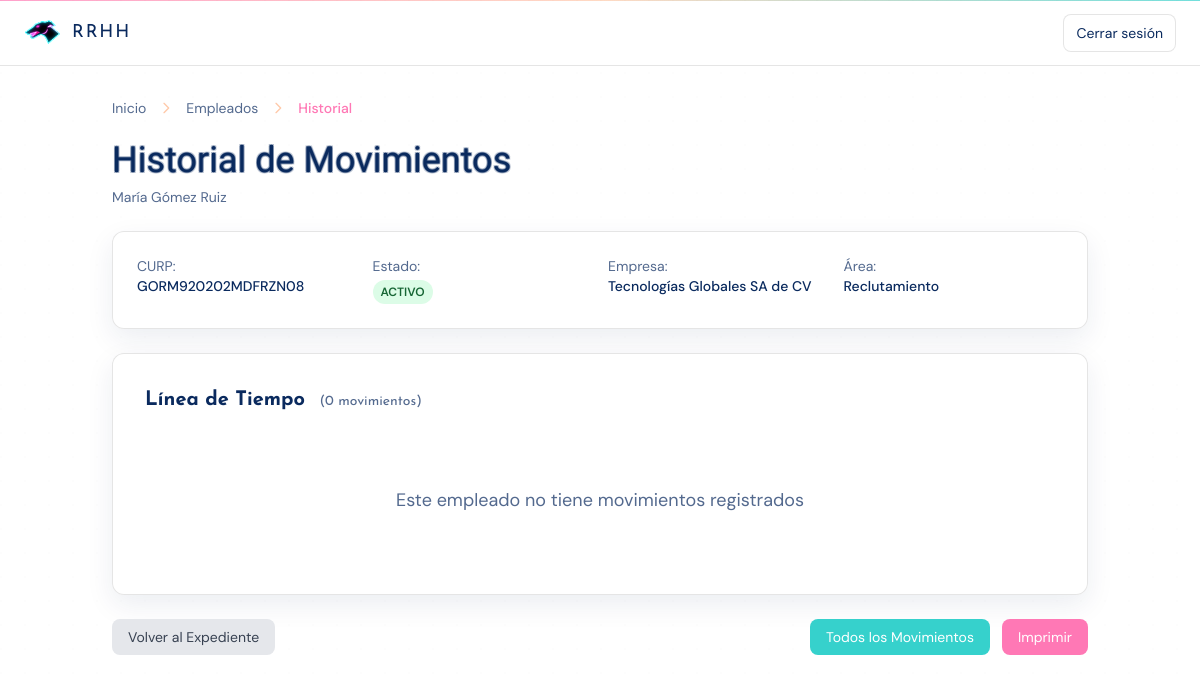
Screenshot of /index.php?controller=movimiento&action=historial&id_empleado=2 (signed in) with the database file from the repository.
### tables this page shows
CREATE TABLE `empleados` (
  `id_empleado` int(11) NOT NULL COMMENT 'Identificador del empleado',
  `id_usuario` int(11) DEFAULT NULL COMMENT 'Usuario del sistema (si aplica)',
  `id_puesto` int(11) NOT NULL COMMENT 'Puesto actual',
  `id_turno` int(11) DEFAULT NULL COMMENT 'Turno asignado',
  `id_ubicacion` int(11) DEFAULT NULL COMMENT 'Ubicación de trabajo',
  `nombre` varchar(120) NOT NULL COMMENT 'Nombre completo',
  `curp` varchar(18) DEFAULT NULL COMMENT 'CURP (si aplica)',
  `rfc` varchar(13) DEFAULT NULL COMMENT 'RFC (si aplica)',
  `nss` varchar(15) DEFAULT NULL COMMENT 'Número de seguro social',
  `fecha_nacimiento` date DEFAULT NULL COMMENT 'Fecha de nacimiento',
  `genero` enum('M','F','OTRO') NOT NULL DEFAULT 'OTRO' COMMENT 'Género',
  `estado_civil` varchar(20) DEFAULT NULL COMMENT 'Estado civil',
  `direccion` text DEFAULT NULL COMMENT 'Domicilio particular',
  `telefono` varchar(20) DEFAULT NULL COMMENT 'Teléfono de contacto',
  `correo` varchar(120) DEFAULT NULL COMMENT 'Correo personal',
  `fecha_ingreso` date NOT NULL COMMENT 'Fecha de ingreso',
  `fecha_baja` date DEFAULT NULL COMMENT 'Fecha de baja (si aplica)',
  `estado` enum('ACTIVO','BAJA') NOT NULL DEFAULT 'ACTIVO' COMMENT 'Estado laboral',
  `jefe_inmediato` int(11) DEFAULT NULL COMMENT 'ID del jefe inmediato'
);

CREATE TABLE `empresas` (
  `id_empresa` int(11) NOT NULL COMMENT 'Identificador de la empresa',
  `nombre` varchar(120) NOT NULL COMMENT 'Nombre legal/comercial',
  `rfc` varchar(20) DEFAULT NULL COMMENT 'Registro fiscal',
  `correo_contacto` varchar(120) DEFAULT NULL COMMENT 'Correo de contacto',
  `telefono` varchar(20) DEFAULT NULL COMMENT 'Teléfono principal',
  `direccion` text DEFAULT NULL COMMENT 'Domicilio completo',
  `activa` tinyint(1) NOT NULL DEFAULT 1 COMMENT 'Empresa activa'
);

CREATE TABLE `areas` (
  `id_area` int(11) NOT NULL COMMENT 'Identificador del área/departamento',
  `id_empresa` int(11) NOT NULL COMMENT 'Empresa dueña del área',
  `id_area_padre` int(11) DEFAULT NULL COMMENT 'Área padre para jerarquía (autorreferencia)',
  `nombre_area` varchar(100) NOT NULL COMMENT 'Nombre del área',
  `descripcion` varchar(200) DEFAULT NULL COMMENT 'Descripción del área',
  `activa` tinyint(1) NOT NULL DEFAULT 1 COMMENT 'Área activa'
);

### app/controllers/MovimientoController.php (called while the page is built, shortened)
<?php
require_once __DIR__ . '/../models/Movimiento.php';
require_once __DIR__ . '/../models/Empleado.php';
class MovimientoController
{
    public function historial(): void
    {
        $idEmpleado = (int) ($_GET['id_empleado'] ?? 0);
        $empleado = Empleado::findById($idEmpleado);
        $movimientos = Movimiento::historialEmpleado($idEmpleado);
        require __DIR__ . '/../../public/views/empleados/movimientos/historial.php';
    }
}

### config/paths.php (called while the page is built, shortened)
<?php
function url(string $path = ''): string {
    $path = '/' . ltrim($path, '/');
    return BASE_URL === '/' ? $path : BASE_URL . $path;
}
function asset(string $path): string {
    return url('assets/' . ltrim($path, '/'));
}

### app/models/empleado.php (called while the page is built, shortened)
<?php
require_once __DIR__ . '/../../config/db.php';
class Empleado
{
    public static function findById(int $idEmpleado): ?array
    {
        global $pdo;
        $sql = "SELECT
                    e.*,
                    p.nombre_puesto,
                    a.nombre_area,
                    a.id_area,
                    emp.nombre   AS empresa_nombre,
                    emp.id_empresa,
                    u.nombre     AS ubicacion_nombre,
                    t.nombre_turno AS turno_nombre
                FROM empleados e
                INNER JOIN puestos     p   ON p.id_puesto    = e.id_puesto
                INNER JOIN areas       a   ON a.id_area      = p.id_area
                INNER JOIN empresas    emp ON emp.id_empresa = a.id_empresa
                LEFT  JOIN ubicaciones u   ON u.id_ubicacion = e.id_ubicacion
                LEFT  JOIN turnos      t   ON t.id_turno     = e.id_turno
                WHERE e.id_empleado = :id";
        $st = $pdo->prepare($sql);
        $st->bindValue(':id', $idEmpleado, \PDO::PARAM_INT);
        $st->execute();
        $row = $st->fetch(\PDO::FETCH_ASSOC);
        return $row ?: null;
    }
}

### app/models/Movimiento.php (called while the page is built, shortened)
<?php
require_once __DIR__ . '/../../config/db.php';
class Movimiento
{
    public static function historialEmpleado(int $idEmpleado): array
    {
        global $pdo;
        $sql = "
            SELECT
                m.*,
                u.username AS usuario_registro
            FROM movimientos m
            LEFT JOIN usuarios u ON m.autorizado_por = u.id_usuario
            WHERE m.id_empleado = :id_empleado
            ORDER BY m.fecha_movimiento DESC, m.fecha_registro DESC
        ";
        $stmt = $pdo->prepare($sql);
        $stmt->execute([':id_empleado' => $idEmpleado]);
        return $stmt->fetchAll(PDO::FETCH_ASSOC);
    }
}

### public/views/empleados/movimientos/historial.php (the view, shortened to what this page needs)
<?php
require_once __DIR__ . '/../../../../config/paths.php';
?>
<!doctype html>
<html lang="es">
<head>
    <script src="https://cdn.tailwindcss.com"></script>
    <link rel="stylesheet" href="<?= asset('css/vice.css') ?>">
</head>
<body class="min-h-screen bg-white text-vc-ink font-sans relative">
    <header class="sticky top-0 z-30 border-b border-black/10 bg-white/80 backdrop-blur">
        <div class="mx-auto max-w-7xl px-4 sm:px-6 h-16 flex items-center">
            <a href="<?= url('index.php') ?>" class="flex items-center gap-3">
                <img src="<?= asset('img/galgovc.png') ?>" alt="RRHH" class="h-9 w-auto">
                <div class="font-display text-lg tracking-widest uppercase text-vc-ink">RRHH</div>
            </a>
            <div class="ml-auto flex items-center gap-3 text-sm text-muted-ink">
                <a href="<?= url('logout.php') ?>" class="rounded-lg border border-black/10 bg-white px-3 py-2 text-sm hover:bg-vc-pink/10 text-vc-ink">Cerrar sesión</a>
            </div>
        </div>
    </header>
    <main class="mx-auto max-w-5xl px-4 sm:px-6 py-8 relative">
        <div class="mb-5">
            <nav class="flex items-center gap-3 text-sm">
                <a href="<?= url('index.php') ?>" class="text-muted-ink hover:text-vc-ink transition">Inicio</a>
                <svg class="w-4 h-4 text-vc-peach" fill="none" stroke="currentColor" viewBox="0 0 24 24"><path stroke-linecap="round" stroke-linejoin="round" stroke-width="2" d="M9 5l7 7-7 7" /></svg>
                <a href="<?= url('index.php?controller=empleado&action=index') ?>" class="text-muted-ink hover:text-vc-ink transition">Empleados</a>
                <svg class="w-4 h-4 text-vc-peach" fill="none" stroke="currentColor" viewBox="0 0 24 24"><path stroke-linecap="round" stroke-linejoin="round" stroke-width="2" d="M9 5l7 7-7 7" /></svg>
                <span class="font-medium text-vc-pink">Historial</span>
            </nav>
        </div>
        <div class="mb-6">
            <h1 class="vice-title text-[36px] leading-tight text-vc-ink">Historial de Movimientos</h1>
            <p class="mt-1 text-sm text-muted-ink"><?= htmlspecialchars($empleado['nombre'], ENT_QUOTES, 'UTF-8') ?></p>
        </div>
        <div class="rounded-xl border border-black/10 bg-white/90 p-6 shadow-soft mb-6">
            <div class="grid grid-cols-2 md:grid-cols-4 gap-4 text-sm">
                <div>
                    <span class="text-muted-ink">CURP:</span>
                    <p class="font-medium text-vc-ink"><?= htmlspecialchars($empleado['curp'], ENT_QUOTES, 'UTF-8') ?></p>
                </div>
                <div>
                    <span class="text-muted-ink">Estado:</span>
                    <?php
                    $estadoBadge = $empleado['estado'] === 'ACTIVO' ? 'bg-green-100 text-green-800' : 'bg-red-100 text-red-800';
                    ?>
                    <p class="mt-1">
                        <span class="inline-block px-2 py-1 text-xs font-semibold rounded-full <?= $estadoBadge ?>">
                            <?= htmlspecialchars($empleado['estado'], ENT_QUOTES, 'UTF-8') ?>
                        </span>
                    </p>
                </div>
                <div>
                    <span class="text-muted-ink">Empresa:</span>
                    <p class="font-medium text-vc-ink"><?= htmlspecialchars($empleado['empresa_nombre'] ?? 'N/A', ENT_QUOTES, 'UTF-8') ?></p>
                </div>
                <div>
                    <span class="text-muted-ink">Área:</span>
                    <p class="font-medium text-vc-ink"><?= htmlspecialchars($empleado['nombre_area'] ?? 'N/A', ENT_QUOTES, 'UTF-8') ?></p>
                </div>
            </div>
        </div>
        <div class="rounded-xl border border-black/10 bg-white/90 p-8 shadow-soft">
            <h2 class="text-xl font-display font-bold text-vc-ink mb-6">
                Línea de Tiempo
                <span class="text-sm font-normal text-muted-ink ml-2">(<?= count($movimientos) ?> movimientos)</span>
            </h2>
            <?php if (count($movimientos) > 0): ?>
                <div class="relative">
                    <div class="absolute left-8 top-0 bottom-0 w-0.5 bg-gray-200"></div>
                    <div class="space-y-6">
                        <?php foreach ($movimientos as $mov): ?>
                            <div class="relative pl-20">
                                <?php
                                $dotColor = match ($mov['tipo_movimiento']) {
                                    'BAJA' => 'bg-red-500',
                                    'CAMBIO_AREA' => 'bg-blue-500',
                                    'CAMBIO_PUESTO' => 'bg-purple-500',
                                    'CAMBIO_JEFE' => 'bg-yellow-500',
                                    default => 'bg-gray-500'
                                };
                                ?>
                                <div class="absolute left-6 top-3 w-5 h-5 rounded-full border-4 border-white <?= $dotColor ?> z-10"></div>
                                <div class="absolute left-0 top-1 text-right" style="width: 60px;">
                                    <div class="text-xs font-medium text-vc-ink">
                                        <?= date('d/m/Y', strtotime($mov['fecha_movimiento'])) ?>
                                    </div>
                                    <div class="text-xs text-muted-ink">
                                        <?= date('H:i', strtotime($mov['fecha_registro'])) ?>
                                    </div>
                                </div>
                                <div class="bg-slate-50 rounded-lg p-4 hover:shadow-md transition">
                                    <div class="flex items-start justify-between mb-2">
                                        <?php
                                        $badgeClass = match ($mov['tipo_movimiento']) {
                                            'BAJA' => 'bg-red-100 text-red-800',
                                            'CAMBIO_AREA' => 'bg-blue-100 text-blue-800',
                                            'CAMBIO_PUESTO' => 'bg-purple-100 text-purple-800',
                                            'CAMBIO_JEFE' => 'bg-yellow-100 text-yellow-800',
                                            default => 'bg-gray-100 text-gray-800'
                                        };
                                        $tipoNombre = Movimiento::tiposMovimiento()[$mov['tipo_movimiento']] ?? $mov['tipo_movimiento'];
                                        ?>
                                        <span class="px-2 py-1 text-xs font-semibold rounded-full <?= $badgeClass ?>">
                                            <?= htmlspecialchars($tipoNombre, ENT_QUOTES, 'UTF-8') ?>
                                        </span>
                                        <a href="?controller=movimiento&action=ver&id=<?= $mov['id_movimiento'] ?>"
                                            class="text-xs text-vc-teal hover:underline">
                                            Ver detalle →
                                        </a>
                                    </div>
                                    <p class="text-sm font-medium text-vc-ink mb-2">
                                        <?= htmlspecialchars($mov['motivo'], ENT_QUOTES, 'UTF-8') ?>
                                    </p>
                                    <?php if (!empty($mov['valor_anterior']) || !empty($mov['valor_nuevo'])): ?>
                                        <div class="flex items-center space-x-2 text-xs text-muted-ink">
                                            <span class="bg-white px-2 py-1 rounded">
                                                <?= htmlspecialchars($mov['valor_anterior'] ?? 'N/A', ENT_QUOTES, 'UTF-8') ?>
                                            </span>
                                            <span>→</span>
                                            <span class="bg-vc-teal bg-opacity-20 px-2 py-1 rounded font-medium">
                                                <?= htmlspecialchars($mov['valor_nuevo'] ?? 'N/A', ENT_QUOTES, 'UTF-8') ?>
                                            </span>
                                        </div>
                                    <?php endif; ?>
                                    <?php if (!empty($mov['observaciones'])): ?>
                                        <p class="text-xs text-muted-ink mt-2 italic">
                                            <?= htmlspecialchars($mov['observaciones'], ENT_QUOTES, 'UTF-8') ?>
                                        </p>
                                    <?php endif; ?>
                                    <div class="text-xs text-muted-ink mt-2">
                                        Autorizado por: <?= htmlspecialchars($mov['usuario_registro'] ?? 'N/A', ENT_QUOTES, 'UTF-8') ?>
                                    </div>
                                </div>
                            </div>
                        <?php endforeach; ?>
                    </div>
                </div>
            <?php else: ?>
                <div class="text-center py-12">
                    <p class="text-muted-ink text-lg">Este empleado no tiene movimientos registrados</p>
                </div>
            <?php endif; ?>
        </div>
        <div class="mt-6 flex justify-between">
            <a href="<?= url('index.php?controller=empleado&action=show&id=' . $empleado['id_empleado']) ?>"
                class="px-4 py-2 bg-gray-200 text-gray-700 rounded-lg hover:bg-gray-300 transition text-sm">
                Volver al Expediente
            </a>
            <div class="flex space-x-3">
                <a href="<?= url('index.php?controller=movimiento&action=listado') ?>"
                    class="px-4 py-2 bg-vc-teal text-white rounded-lg hover:bg-opacity-90 transition text-sm">
                    Todos los Movimientos
                </a>
                <button onclick="window.print()"
                    class="px-4 py-2 bg-vc-pink text-white rounded-lg hover:bg-opacity-90 transition text-sm">
                    Imprimir
                </button>
            </div>
        </div>
    </main>
</body>
</html>

### public/assets/css/vice.css (style rules this page uses)
:root { --muted: rgba(10,42,94,.70); }
.vice-title { font-family: 'Rage Italic','Yellowtail',cursive; -webkit-text-stroke: 1px rgba(10,42,94,.25); text-shadow: -1px -1px 0 rgba(10,42,94,.25), 1px -1px 0 rgba(10,42,94,.25), -1px 1px 0 rgba(10,42,94,.25), 1px 1px 0 rgba(10,42,94,.25); }
.text-muted-ink { color: var(--muted); }

### rows the page displays
empleados: nombre "María Gómez Ruiz", curp "GORM920202MDFRZN08", estado "ACTIVO", empresas.nombre "Tecnologías Globales SA de CV", areas.nombre_area "Reclutamiento"

### other values shown
count($movimientos) "0"
